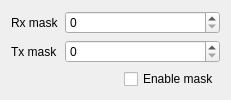
<?xml version="1.0" encoding="UTF-8"?>
<ui version="4.0">
 <class>SAKDebugPageDeviceMask</class>
 <widget class="QWidget" name="SAKDebugPageDeviceMask">
  <property name="geometry">
   <rect>
    <x>0</x>
    <y>0</y>
    <width>231</width>
    <height>90</height>
   </rect>
  </property>
  <property name="windowTitle">
   <string>Mask Settings</string>
  </property>
  <layout class="QGridLayout" name="gridLayout">
   <item row="2" column="0" colspan="2">
    <spacer name="horizontalSpacer">
     <property name="orientation">
      <enum>Qt::Horizontal</enum>
     </property>
     <property name="sizeHint" stdset="0">
      <size>
       <width>40</width>
       <height>20</height>
      </size>
     </property>
    </spacer>
   </item>
   <item row="0" column="0">
    <widget class="QLabel" name="label">
     <property name="sizePolicy">
      <sizepolicy hsizetype="Fixed" vsizetype="Preferred">
       <horstretch>0</horstretch>
       <verstretch>0</verstretch>
      </sizepolicy>
     </property>
     <property name="text">
      <string>Rx mask</string>
     </property>
    </widget>
   </item>
   <item row="2" column="2">
    <widget class="QCheckBox" name="enableMaskCheckBox">
     <property name="text">
      <string>Enable mask</string>
     </property>
    </widget>
   </item>
   <item row="1" column="0">
    <widget class="QLabel" name="label_2">
     <property name="sizePolicy">
      <sizepolicy hsizetype="Fixed" vsizetype="Preferred">
       <horstretch>0</horstretch>
       <verstretch>0</verstretch>
      </sizepolicy>
     </property>
     <property name="text">
      <string>Tx mask</string>
     </property>
    </widget>
   </item>
   <item row="0" column="1" colspan="2">
    <widget class="QSpinBox" name="rxMaskSpinBox">
     <property name="maximum">
      <number>256</number>
     </property>
    </widget>
   </item>
   <item row="1" column="1" colspan="2">
    <widget class="QSpinBox" name="txMaskSpinBox">
     <property name="maximum">
      <number>256</number>
     </property>
    </widget>
   </item>
  </layout>
 </widget>
 <resources/>
 <connections/>
</ui>
